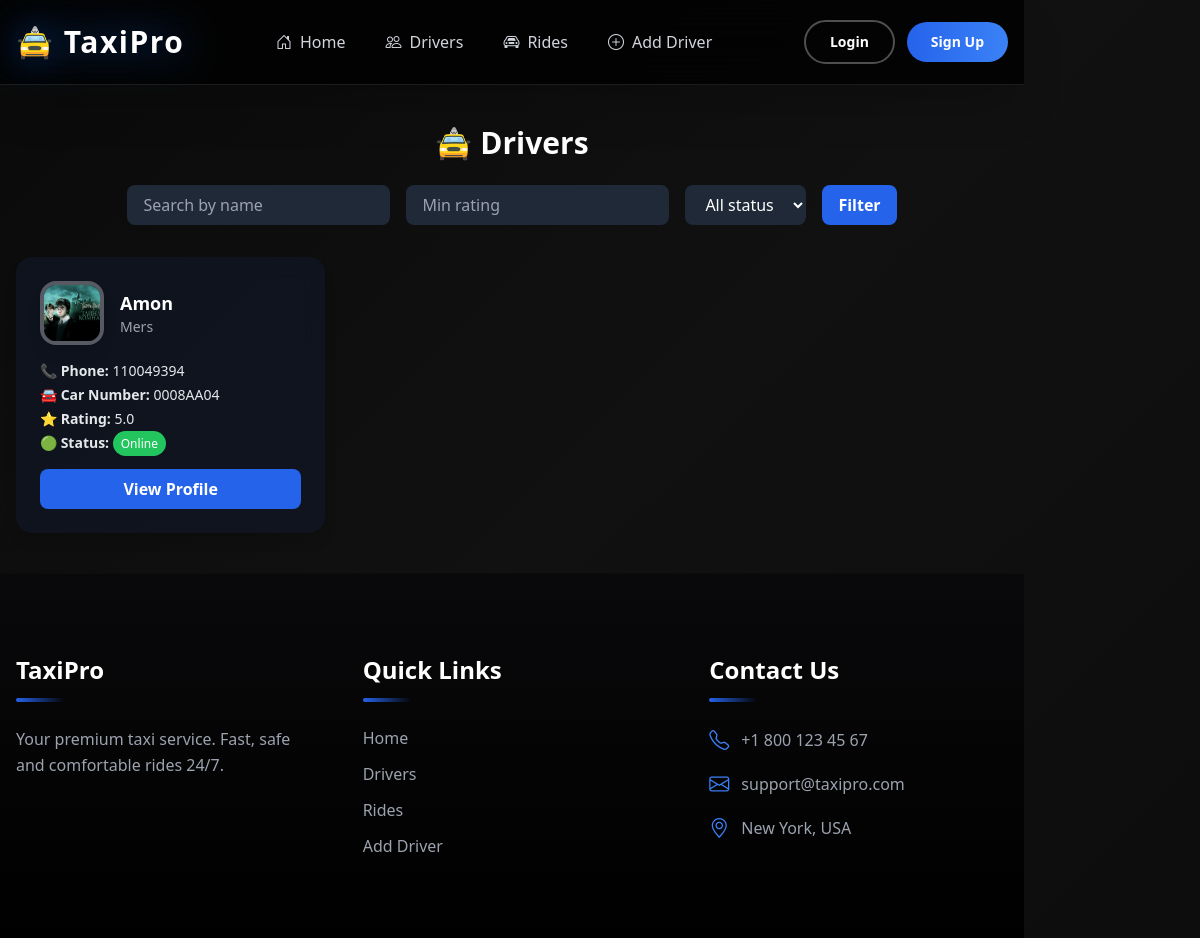
The page /drivers/ on the database as committed earlier.
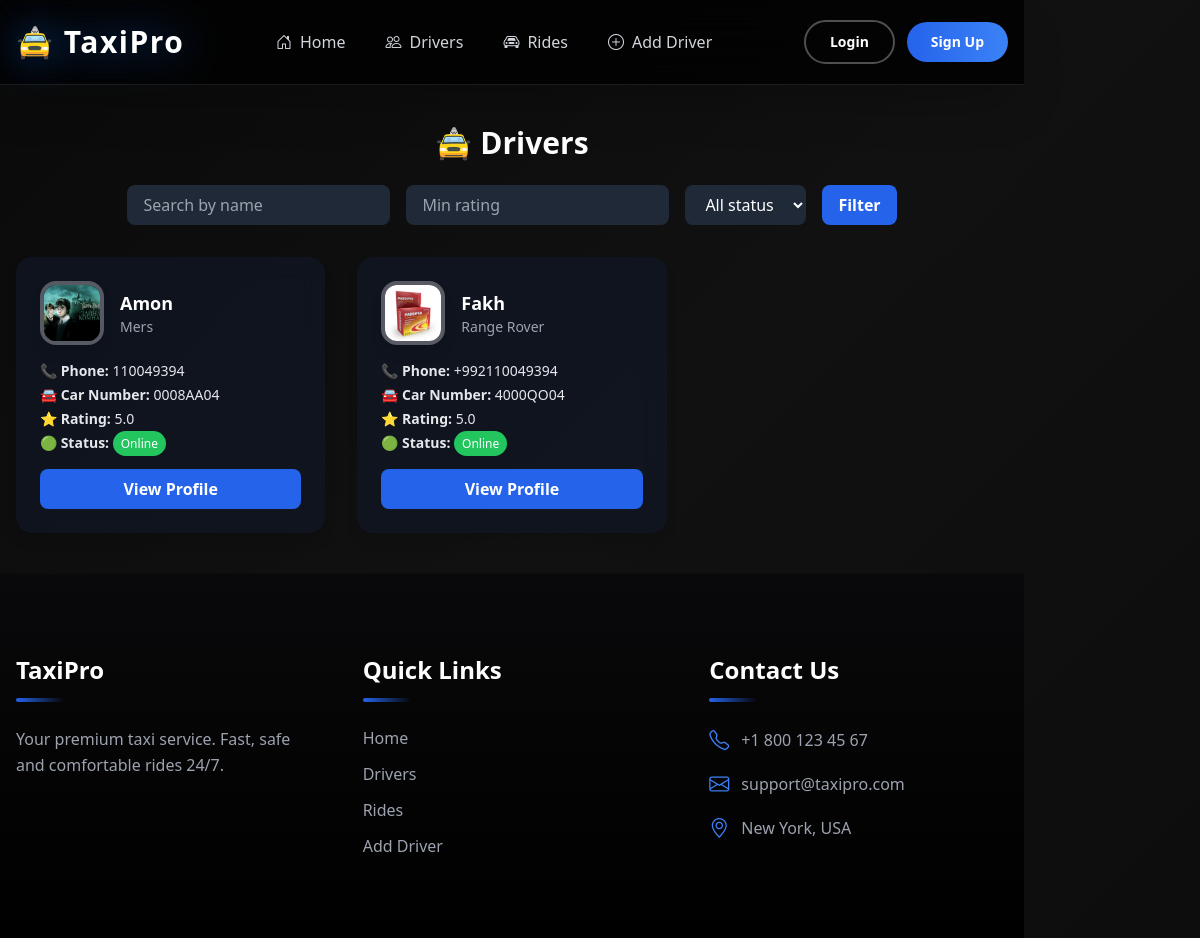
The same page on the database as committed later.
### drivers/models.py (models this page shows, shortened)
class Drivers(models.Model):
    image = models.ImageField(upload_to='driver_images/', null=True, blank=True)
    name = models.CharField(max_length=100)
    phone_number = models.CharField(max_length=15)
    car_model = models.CharField(max_length=100)
    car_number = models.CharField(max_length=20)
    car_photo = models.ImageField(upload_to='car_images/', null=True, blank=True)
    rating = models.FloatField(default=5.0)
    status = models.BooleanField(default=True)
    created_at = models.DateTimeField(auto_now=True)

### drivers/views.py (the view)
# urls.py: path('', driver_list, name='home'),
def driver_list(request):
    drivers = Drivers.objects.all()
    name = request.GET.get('name')
    min_rating = request.GET.get('min_rating')
    status = request.GET.get('status')
    if name:
        drivers = drivers.filter(name__icontains=name)
    if min_rating:
        try:
            drivers = drivers.filter(rating__gte=float(min_rating))
        except ValueError:
            pass
    if status in ['active', 'inactive']:
        drivers = drivers.filter(status=(status == 'active'))
    return render(request, 'drivers/drivers_list.html', {'drivers': drivers})

### templates/drivers/drivers_list.html (shortened to what this page needs)
{% extends "base.html" %}
{% block main %}
<div class="container mx-auto py-10 px-4">
    <h1 class="text-3xl font-bold text-center mb-6 text-white">🚖 Drivers</h1>
    <form method="get" class="flex flex-col sm:flex-row items-center justify-center mb-8 gap-4">
        <input type="text" name="name" placeholder="Search by name" value="{{ request.GET.name }}"
               class="px-4 py-2 rounded-lg bg-gray-800 text-white placeholder-gray-400 focus:outline-none focus:ring-2 focus:ring-blue-500">
        <input type="number" name="min_rating" placeholder="Min rating" value="{{ request.GET.min_rating }}"
               class="px-4 py-2 rounded-lg bg-gray-800 text-white placeholder-gray-400 focus:outline-none focus:ring-2 focus:ring-blue-500">
        <select name="status" class="px-4 py-2 rounded-lg bg-gray-800 text-white focus:outline-none focus:ring-2 focus:ring-blue-500">
            <option value="">All status</option>
        </select>
        <button type="submit" class="bg-blue-600 hover:bg-blue-700 text-white px-4 py-2 rounded-lg font-semibold transition-colors duration-300">
            Filter
        </button>
    </form>
    <div class="grid grid-cols-1 sm:grid-cols-2 lg:grid-cols-3 gap-8">
        {% for driver in drivers %}
        <div class="bg-gray-900 bg-opacity-70 backdrop-blur-md rounded-2xl shadow-lg p-6 hover:scale-105 transition-transform duration-300">
            <div class="flex items-center mb-4">
                 <div class="driver-img-wrapper w-16 h-16 rounded-2xl overflow-hidden border-4 border-white/30 shadow-lg">
                    {% if driver.image %}
                        <img src="{{ driver.image.url }}" alt="{{ driver.name }}" class="w-full h-full object-cover">
                    {% else %}
                        <div class="w-full h-full bg-gray-700 flex items-center justify-center text-gray-300 text-xs">
                            No Image
                        </div>
                    {% endif %}
                </div>
                <div class="ml-4">
                    <h5 class="text-lg font-semibold text-white">{{ driver.name }}</h5>
                    <p class="text-gray-400 text-sm">{{ driver.car_model }}</p>
                </div>
            </div>
            <ul class="text-gray-200 text-sm mb-4 space-y-1">
                <li>📞 <strong>Phone:</strong> {{ driver.phone_number }}</li>
                <li>🚘 <strong>Car Number:</strong> {{ driver.car_number }}</li>
                <li>⭐ <strong>Rating:</strong> {{ driver.rating }}</li>
                <li>
                    🟢 <strong>Status:</strong>
                    {% if driver.status %}
                        <span class="px-2 py-1 bg-green-500 text-white rounded-full text-xs">Online</span>
                    {% else %}
                        <span class="px-2 py-1 bg-gray-500 text-white rounded-full text-xs">Offline</span>
                    {% endif %}
                </li>
            </ul>
            <a href="{% url 'driver_detail' driver.id %}" class="bg-blue-600 hover:bg-blue-700 text-white py-2 rounded-lg text-center font-semibold transition-colors duration-300 w-full block">
                View Profile
            </a>
        </div>
        {% empty %}
        <p class="text-center text-gray-400 col-span-full">No drivers found.</p>
        {% endfor %}
    </div>
</div>
{% endblock %}

### templates/base.html (shortened to what this page needs)
<!DOCTYPE html>
<html lang="en">
<head>
    <script src="https://cdn.tailwindcss.com"></script>
    <link rel="stylesheet" href="https://cdn.jsdelivr.net/npm/bootstrap-icons@1.11.1/font/bootstrap-icons.css">
    <script src="https://cdn.tailwindcss.com"></script>
        <link rel="stylesheet" href="https://cdn.jsdelivr.net/npm/bootstrap-icons@1.11.1/font/bootstrap-icons.css">
</head>
<body class="gradient-bg text-gray-100 flex flex-col font-sans">
<header class="main-header fixed-top">
    <div class="container d-flex justify-content-between align-items-center">
<header class="main-header sticky top-0 z-50 bg-black/80 backdrop-blur-xl border-b border-white/10 shadow-2xl">
    <div class="container mx-auto px-4 py-5 flex justify-between items-center">
        <a href="{% url 'driver_list' %}" class="text-3xl font-black text-white tracking-wider hover:scale-110 transition-transform duration-300 cursor-pointer">
            <span class="drop-shadow-[0_0_20px_rgba(13,110,253,0.6)] hover:drop-shadow-[0_0_30px_rgba(13,110,253,0.8)]">
                🚖 TaxiPro
            </span>
        </a>
        <nav class="hidden md:flex items-center gap-2">
            <a href="{% url 'home' %}" class="px-4 py-2 rounded-lg text-gray-300 hover:text-blue-500 hover:bg-blue-500/10 transition-all duration-300 font-medium">
                <i class="bi bi-house-door me-2"></i>Home
            </a>
            <a href="{% url 'driver_list' %}" class="px-4 py-2 rounded-lg text-gray-300 hover:text-blue-500 hover:bg-blue-500/10 transition-all duration-300 font-medium">
                <i class="bi bi-people me-2"></i>Drivers
            </a>
            <a href="{% url 'ride_list' %}" class="px-4 py-2 rounded-lg text-gray-300 hover:text-blue-500 hover:bg-blue-500/10 transition-all duration-300 font-medium">
                <i class="bi bi-car-front me-2"></i>Rides
            </a>
            <a href="{% url 'driver_create' %}" class="px-4 py-2 rounded-lg text-gray-300 hover:text-blue-500 hover:bg-blue-500/10 transition-all duration-300 font-medium">
                <i class="bi bi-plus-circle me-2"></i>Add Driver
            </a>
        </nav>
        <div class="hidden md:flex items-center gap-3">
            {% if user.is_authenticated %}
                <span class="text-gray-400 text-sm">
                    <i class="bi bi-person-circle me-2"></i>{{ user.username }}
                </span>
                <a href="{% url 'logout_confirm' %}" class="px-6 py-2.5 rounded-full font-semibold text-sm border-2 border-red-500 text-red-500 hover:bg-red-500 hover:text-white transition-all duration-300 hover:-translate-y-1 hover:shadow-[0_8px_20px_rgba(239,68,68,0.45)]">
                    <i class="bi bi-box-arrow-right me-2"></i>Logout
                </a>
            {% else %}
                <a href="{% url 'login' %}" class="px-6 py-2.5 rounded-full font-semibold text-sm border-2 border-white/30 text-white hover:bg-white/10 hover:border-white transition-all duration-300 hover:-translate-y-1">
                    Login
                </a>
                <a href="{% url 'register' %}" class="px-6 py-2.5 rounded-full font-semibold text-sm bg-gradient-to-r from-blue-600 to-blue-500 text-white hover:-translate-y-1 transition-all duration-300 hover:shadow-[0_8px_20px_rgba(13,110,253,0.45)]">
                    Sign Up
                </a>
            {% endif %}
        </div>
    </div>
</header>
<main class="flex-grow">
    {% block main %}
    {% endblock main%}
</main>
<footer class="bg-gradient-to-b from-zinc-950 to-black border-t border-white/5">
    <div class="container mx-auto px-4 py-20">
        <div class="grid grid-cols-1 md:grid-cols-3 gap-12">
            <div class="space-y-6">
                <h5 class="text-2xl font-bold text-white relative pb-4">
                    TaxiPro
                    <span class="absolute left-0 bottom-0 w-12 h-1 bg-gradient-to-r from-blue-600 to-transparent rounded"></span>
                </h5>
                <p class="text-gray-400 leading-relaxed">
                    Your premium taxi service. Fast, safe and comfortable rides 24/7.
                </p>
            </div>
            <div class="space-y-6">
                <h5 class="text-2xl font-bold text-white relative pb-4">
                    Quick Links
                    <span class="absolute left-0 bottom-0 w-12 h-1 bg-gradient-to-r from-blue-600 to-transparent rounded"></span>
                </h5>
                <div class="flex flex-col gap-3">
                    <a href="{% url 'driver_list' %}" class="text-gray-400 hover:text-blue-500 hover:translate-x-2 transition-all duration-300">Home</a>
                    <a href="{% url 'driver_list' %}" class="text-gray-400 hover:text-blue-500 hover:translate-x-2 transition-all duration-300">Drivers</a>
                    <a href="{% url 'ride_list' %}" class="text-gray-400 hover:text-blue-500 hover:translate-x-2 transition-all duration-300">Rides</a>
                    <a href="{% url 'driver_create' %}" class="text-gray-400 hover:text-blue-500 hover:translate-x-2 transition-all duration-300">Add Driver</a>
                </div>
            </div>
            <div class="space-y-6">
                <h5 class="text-2xl font-bold text-white relative pb-4">
                    Contact Us
                    <span class="absolute left-0 bottom-0 w-12 h-1 bg-gradient-to-r from-blue-600 to-transparent rounded"></span>
                </h5>
                <div class="space-y-4">
                    <p class="text-gray-400 flex items-center gap-3"><i class="bi bi-telephone text-blue-500 text-xl"></i>+1 800 123 45 67</p>
                    <p class="text-gray-400 flex items-center gap-3"><i class="bi bi-envelope text-blue-500 text-xl"></i>support@taxipro.com</p>
                    <p class="text-gray-400 flex items-center gap-3"><i class="bi bi-geo-alt text-blue-500 text-xl"></i>New York, USA</p>
                </div>
            </div>
        </div>
    </div>
</footer>
</body>
</html>

### templates/base.html (style rules this page uses)
body { animation: fadeIn 0.6s ease-out; }
.gradient-bg { background: linear-gradient(135deg, #0a0a0a, #111, #0d0d0d); }

Rows that differ between the two databases and show on the page:
added Drivers: image (picture), name "Fakh", car_model "Range Rover", phone_number "+992110049394", car_number "4000QO04", rating "5.0", status "Online"
